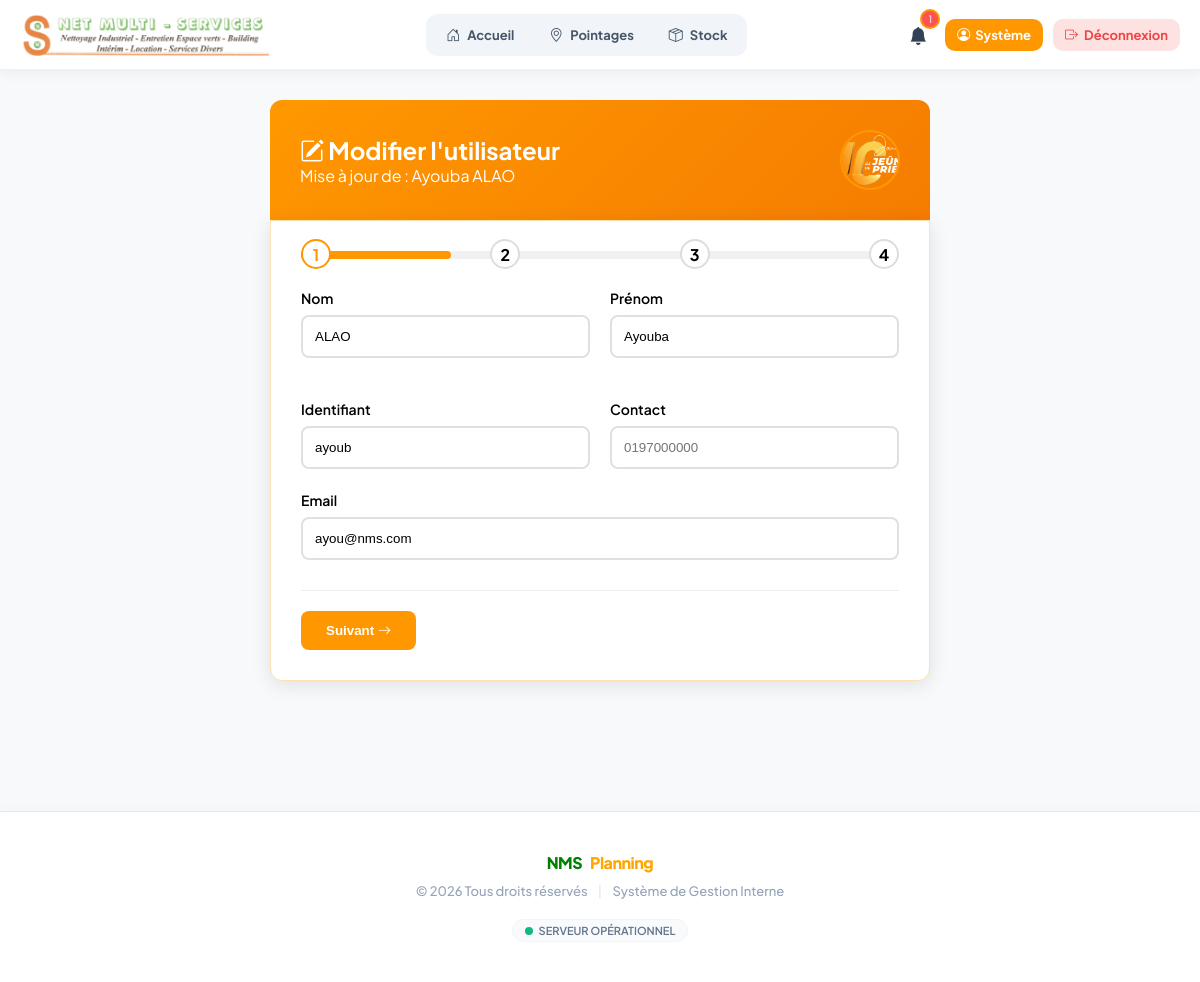
Page /admin/edit_users.php?id=10 (signed in) on the committed database.
### tables this page shows
CREATE TABLE `users` (
  `id_user` int NOT NULL AUTO_INCREMENT,
  `nom` varchar(100) DEFAULT NULL,
  `prenom` varchar(100) DEFAULT NULL,
  `email` varchar(150) DEFAULT NULL,
  `password` varchar(255) DEFAULT NULL,
  `role` enum('ADMIN','SUPERVISEUR','AGENT') NOT NULL,
  `id_site` int DEFAULT NULL,
  `date_embauche` date DEFAULT NULL,
  `photo` varchar(255) DEFAULT NULL,
  `cv` varchar(255) DEFAULT NULL,
  `created_at` timestamp NULL DEFAULT CURRENT_TIMESTAMP,
  `contact` int DEFAULT NULL,
  `username` varchar(25) NOT NULL,
  `actif` tinyint(1) DEFAULT '1',
  PRIMARY KEY (`id_user`),
  UNIQUE KEY `email` (`email`)
);

### admin/edit_users.php (the view, shortened to what this page needs)
<?php
require_once __DIR__ . '/../config/database.php';
$id = (int)($_GET['id'] ?? 0);
$stmt = $pdo->prepare('SELECT * FROM users WHERE id_user = ?');
$stmt->execute([$id]);
$user = $stmt->fetch(PDO::FETCH_ASSOC);
include_once __DIR__ . '/../includes/header.php';
?>
<div class="form-container">
    <div class="form-header">
        <div style="display: flex; justify-content: space-between; align-items: center;">
            <div>
                <h2><i class="bi bi-pencil-square"></i> Modifier l'utilisateur</h2>
                <p>Mise à jour de : <?= htmlspecialchars($user['prenom'] . ' ' . $user['nom']) ?></p>
            </div>
            <?php if($user['photo']): ?>
                <img src="/<?= htmlspecialchars($user['photo']) ?>" class="photo-thumb">
            <?php endif; ?>
        </div>
    </div>
    <div class="form-wrapper">
        <form method="post" enctype="multipart/form-data" id="multiStepForm">
            <div class="progress-container">
                <div class="progress-bar" id="progressBar"></div>
                <div class="steps-indicators">
                    <span class="step-dot active">1</span>
                    <span class="step-dot">2</span>
                    <span class="step-dot">3</span>
                    <span class="step-dot">4</span>
                </div>
            </div>
            <div class="step-section active" data-step="1">
                <div class="form-row">
                    <div class="form-group">
                        <label>Nom</label>
                        <input type="text" name="nom" required value="<?= htmlspecialchars($user['nom']) ?>">
                    </div>
                    <div class="form-group">
                        <label>Prénom</label>
                        <input type="text" name="prenom" required value="<?= htmlspecialchars($user['prenom']) ?>">
                    </div>
                    <div class="form-group">
                        <label>Identifiant</label>
                        <input type="text" name="username" required value="<?= htmlspecialchars($user['username']) ?>">
                    </div>
                    <div class="form-group">
                        <label>Contact</label>
                        <input type="text" name="contact" placeholder="0197000000" value="<?= htmlspecialchars($user['contact'] ?? '') ?>">
                    </div>
                </div>
                <div class="form-group">
                    <label>Email</label>
                    <input type="email" name="email" required value="<?= htmlspecialchars($user['email']) ?>">
                </div>
                <div class="form-actions">
                    <button type="button" class="btn-primary next-step">Suivant <i class="bi bi-arrow-right"></i></button>
                </div>
            </div>
        </form>
    </div>
</div>
<?php include_once __DIR__ . '/../includes/footer.php'; ?>

### assets/css/layout/header.css (style rules this page uses)
:root { --primary: #FF9800; --primary-dark: #E68900; --danger: #FF5252; --success: #4CAF50; --info: #2196F3; --text-main: #1A1C1E; --shadow: 0 4px 12px rgba(0,0,0,0.05); }
* { margin: 0; padding: 0; box-sizing: border-box; }
body { font-family: 'Plus Jakarta Sans', sans-serif; background-color: #F8F9FA; }

### assets/css/pages/admin/edit_users.css (style rules this page uses)
:root { --primary: #FF9800; }
.form-container { max-width: 700px; margin: 30px auto; padding: 0 20px; }
.form-header { background: linear-gradient(135deg, #FF9800 0%, #F57C00 100%); color: white; padding: 30px; border-radius: 12px 12px 0 0; }
.form-wrapper { background: white; border-radius: 0 0 12px 12px; padding: 30px; box-shadow: 0 4px 20px rgba(0,0,0,0.1); border: 1px solid #FFE0B2; }
.form-group { margin-bottom: 22px; }
.form-group label { display: block; margin-bottom: 8px; font-weight: 600; font-size: 14px; }
.form-group input, .form-group select { width: 100%; padding: 12px; border: 2px solid #E0E0E0; border-radius: 8px; }
.form-row { display: grid; grid-template-columns: 1fr 1fr; gap: 20px; }
.step-section { display: none; animation: fadeIn 0.4s ease; }
.step-section.active { display: block; }
.progress-container { margin-bottom: 30px; background: #f0f0f0; height: 8px; border-radius: 10px; position: relative; }
.progress-bar { background: var(--primary); height: 100%; width: 25%; border-radius: 10px; transition: width 0.4s ease; }
.steps-indicators { display: flex; justify-content: space-between; position: absolute; width: 100%; top: -12px; }
.step-dot { width: 30px; height: 30px; background: white; border: 2px solid #ddd; border-radius: 50%; display: flex; align-items: center; justify-content: center; font-weight: bold; }
.step-dot.active { border-color: var(--primary); color: var(--primary); }
.btn-primary { background: var(--primary); color: white; padding: 12px 25px; border: none; border-radius: 8px; cursor: pointer; font-weight: 600; }
.form-actions { display: flex; gap: 15px; margin-top: 30px; padding-top: 20px; border-top: 1px solid #eee; }
.photo-thumb { width: 60px; height: 60px; border-radius: 50%; object-fit: cover; border: 2px solid var(--primary); }

### rows in the picture
users: prenom+nom "Ayouba ALAO", photo (picture), nom "ALAO", prenom "Ayouba", username "ayoub", email "ayou@nms.com"

### other values in the picture
$notifications_count "1"
$prenom "Système"
